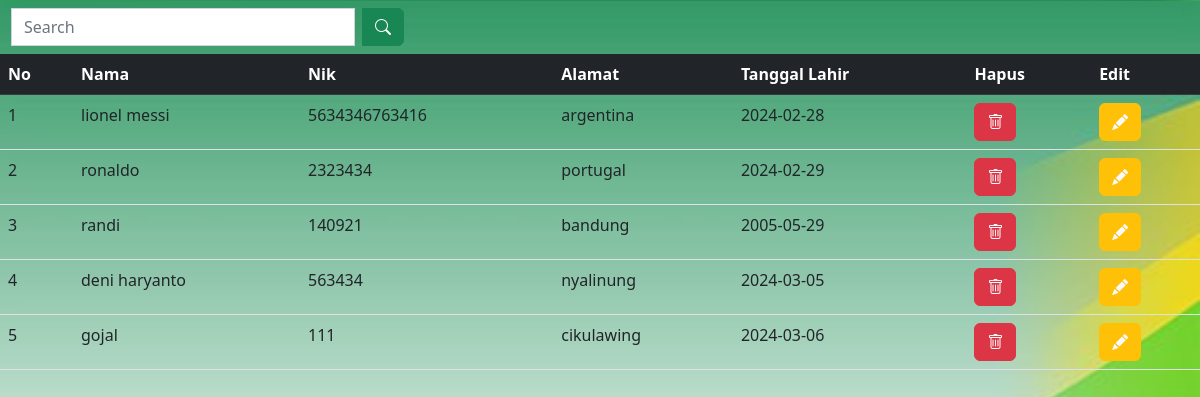
Screenshot of /tampil.php (signed in) with the database file from the repository.
### tables this page shows
CREATE TABLE `pasien` (
  `no` int(11) NOT NULL,
  `nama` varchar(50) NOT NULL,
  `nik` varchar(50) NOT NULL,
  `alamat` varchar(50) NOT NULL,
  `tanggal_lahir` date NOT NULL
);

### tampil.php (the view, shortened to what this page needs)
<?php include "boot.php";
 ?>
<body background="uu.jpg" style="background-size:cover;">
<table class="table">
  <thead class="table-dark">
  <nav class="navbar bg-body-tertiary">
  <div class="container-fluid">
  <div class="col-4">
  <div class="input-group mb-10 ">
    <form class="d-flex" role="search" action="" method="post" >
      <input class="form-control me-2" type="search" placeholder="Search" aria-label="Search" name="search">
      <button class="btn btn-success" name="cari" type="submit"><i class="bi bi-search"></i></button>
    </form>
  </div>
  </div>
  </div>
  </nav>
  </thead>
  <thead class="table-dark">
    <tr>
        <th>No</th>
        <th>Nama</th>
        <th>Nik</th>
        <th>Alamat</th>
        <th>Tanggal Lahir</th>
        <th>Hapus</th>
        <th>Edit</th>
    </tr>
  </thead>
  <tbody>
  <?php
    include "koneksi.php";
    $no = 0;
    if(isset($_POST['cari'])) {
      $search = $_POST['search'];
      $query = "SELECT * FROM pasien WHERE nama LIKE '%$search%'";
    } else {
      $query = "SELECT * FROM pasien";
    }
    $result = $konek->query($query);
    if($result->num_rows > 0) {
      while($a = $result->fetch_assoc()) {
        $no++;
  ?>
    <tr>
        <td><?php echo $no; ?></td>
        <td><?php echo $a['nama']; ?></td>
        <td><?php echo $a['nik']; ?></td>
        <td><?php echo $a['alamat']; ?></td>
        <td><?php echo $a['tanggal_lahir']; ?></td>
        <td>
          <a href="delete.php?id=<?php echo $a['no']; ?>" onclick="return confirm('Apakah anda yakin ingin menghapus data ini')">
            <button class="btn btn-danger text-light"><i class="bi bi-trash"></i></button>
          </a>
        </td>
        <td>
          <a href="edit.php?id=<?php echo $a['no']; ?>">
            <button class="btn btn-warning text-light"><i class="bi bi-pencil-fill"></i></button>
          </a>
        </td>
    </tr>
  <?php
      }
    } else {
      echo "<tr><td colspan='7'>Tidak ada data ditemukan</td></tr>";
    }
  ?>
  </tbody>
</table>
</body>

### boot.php (shortened to what this page needs)
<!doctype html>
<html lang="en">
  <head>
    <link rel="stylesheet" href="https://cdn.jsdelivr.net/npm/bootstrap-icons@1.10.2/font/bootstrap-icons.css">
    <link href="https://cdn.jsdelivr.net/npm/bootstrap@5.2.2/dist/css/bootstrap.min.css" rel="stylesheet">
  </head>
  </body>
</html>

### rows the page displays
pasien: nama "lionel messi", nik "5634346763416", alamat "argentina", tanggal_lahir "2024-02-28"
pasien: nama "ronaldo", nik "2323434", alamat "portugal", tanggal_lahir "2024-02-29"
pasien: nama "randi", nik "140921", alamat "bandung", tanggal_lahir "2005-05-29"
pasien: nama "deni haryanto", nik "563434", alamat "nyalinung", tanggal_lahir "2024-03-05"
pasien: nama "gojal", nik "111", alamat "cikulawing", tanggal_lahir "2024-03-06"
